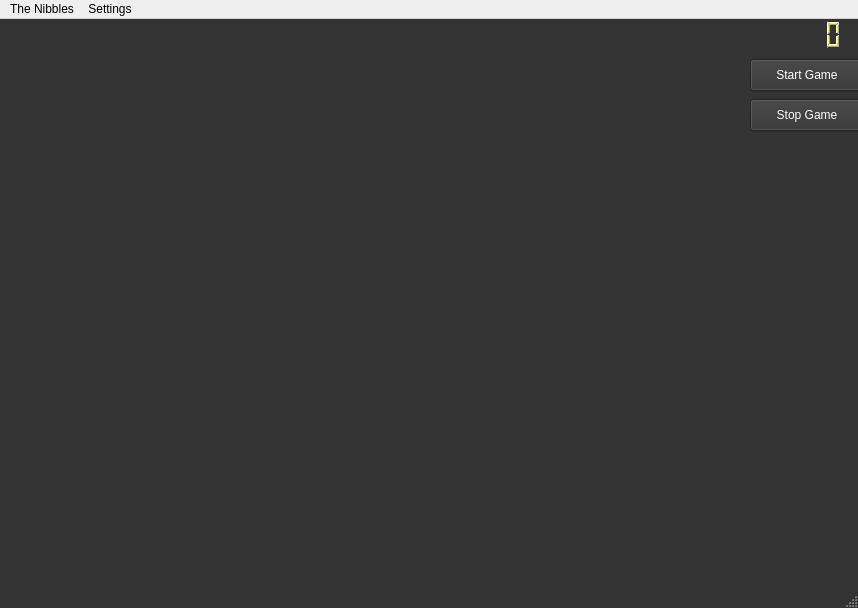
<?xml version="1.0" encoding="UTF-8"?>
<ui version="4.0">
 <class>MainWindow</class>
 <widget class="QMainWindow" name="MainWindow">
  <property name="geometry">
   <rect>
    <x>0</x>
    <y>0</y>
    <width>858</width>
    <height>608</height>
   </rect>
  </property>
  <property name="minimumSize">
   <size>
    <width>858</width>
    <height>608</height>
   </size>
  </property>
  <property name="maximumSize">
   <size>
    <width>858</width>
    <height>608</height>
   </size>
  </property>
  <property name="windowTitle">
   <string>The Nibbles</string>
  </property>
  <property name="styleSheet">
   <string notr="true">#MainWindow{
background-color:#333;
}</string>
  </property>
  <widget class="QWidget" name="servergui">
   <property name="minimumSize">
    <size>
     <width>858</width>
     <height>536</height>
    </size>
   </property>
   <property name="maximumSize">
    <size>
     <width>858</width>
     <height>16777215</height>
    </size>
   </property>
   <widget class="QLCDNumber" name="countdown">
    <property name="geometry">
     <rect>
      <x>750</x>
      <y>0</y>
      <width>111</width>
      <height>31</height>
     </rect>
    </property>
    <property name="styleSheet">
     <string notr="true">#countdown{
border:none;
color:yellow;
}</string>
    </property>
   </widget>
   <widget class="QFrame" name="bg">
    <property name="geometry">
     <rect>
      <x>0</x>
      <y>30</y>
      <width>858</width>
      <height>536</height>
     </rect>
    </property>
    <property name="minimumSize">
     <size>
      <width>858</width>
      <height>536</height>
     </size>
    </property>
    <property name="maximumSize">
     <size>
      <width>858</width>
      <height>536</height>
     </size>
    </property>
    <property name="autoFillBackground">
     <bool>false</bool>
    </property>
    <property name="styleSheet">
     <string notr="true">#bg{
background-image:url(./nibbles/gui/img/bg.png);
height:100%;
width:100%;
border:1px solid #333;
}</string>
    </property>
    <property name="frameShape">
     <enum>QFrame::StyledPanel</enum>
    </property>
    <property name="frameShadow">
     <enum>QFrame::Raised</enum>
    </property>
    <widget class="QPushButton" name="stopgame">
     <property name="geometry">
      <rect>
       <x>750</x>
       <y>50</y>
       <width>114</width>
       <height>32</height>
      </rect>
     </property>
     <property name="cursor">
      <cursorShape>ArrowCursor</cursorShape>
     </property>
     <property name="autoFillBackground">
      <bool>false</bool>
     </property>
     <property name="styleSheet">
      <string notr="true">#stopgame{
background-color:#333;
color:#fff;
}</string>
     </property>
     <property name="text">
      <string>Stop Game</string>
     </property>
    </widget>
    <widget class="QPushButton" name="startgame">
     <property name="geometry">
      <rect>
       <x>750</x>
       <y>10</y>
       <width>114</width>
       <height>32</height>
      </rect>
     </property>
     <property name="styleSheet">
      <string notr="true">#startgame{
background-color:#333;
color:#fff;
}</string>
     </property>
     <property name="text">
      <string>Start Game</string>
     </property>
    </widget>
    <widget class="QTextEdit" name="logger">
     <property name="geometry">
      <rect>
       <x>0</x>
       <y>450</y>
       <width>461</width>
       <height>81</height>
      </rect>
     </property>
     <property name="font">
      <font>
       <pointsize>-1</pointsize>
      </font>
     </property>
     <property name="layoutDirection">
      <enum>Qt::RightToLeft</enum>
     </property>
     <property name="styleSheet">
      <string notr="true">#logger{
background:transparent;
font-size:10px;
color:yellow;
}


   </string>
     </property>
     <property name="verticalScrollBarPolicy">
      <enum>Qt::ScrollBarAsNeeded</enum>
     </property>
     <property name="horizontalScrollBarPolicy">
      <enum>Qt::ScrollBarAsNeeded</enum>
     </property>
     <property name="readOnly">
      <bool>true</bool>
     </property>
     <property name="html">
      <string>&lt;!DOCTYPE HTML PUBLIC &quot;-//W3C//DTD HTML 4.0//EN&quot; &quot;http://www.w3.org/TR/REC-html40/strict.dtd&quot;&gt;
&lt;html&gt;&lt;head&gt;&lt;meta name=&quot;qrichtext&quot; content=&quot;1&quot; /&gt;&lt;style type=&quot;text/css&quot;&gt;
p, li { white-space: pre-wrap; }
&lt;/style&gt;&lt;/head&gt;&lt;body style=&quot; font-family:'MS Shell Dlg 2'; font-size:10px; font-weight:400; font-style:normal;&quot;&gt;
&lt;p style=&quot;-qt-paragraph-type:empty; margin-top:0px; margin-bottom:0px; margin-left:0px; margin-right:0px; -qt-block-indent:0; text-indent:0px; font-family:'Lucida Grande';&quot;&gt;&lt;br /&gt;&lt;/p&gt;&lt;/body&gt;&lt;/html&gt;</string>
     </property>
    </widget>
    <widget class="BoardRenderer" name="boardrenderer" native="true">
     <property name="geometry">
      <rect>
       <x>180</x>
       <y>130</y>
       <width>531</width>
       <height>300</height>
      </rect>
     </property>
     <property name="styleSheet">
      <string notr="true">#widget{background:transparent;}</string>
     </property>
    </widget>
   </widget>
   <widget class="QLabel" name="title">
    <property name="geometry">
     <rect>
      <x>0</x>
      <y>0</y>
      <width>170</width>
      <height>70</height>
     </rect>
    </property>
    <property name="styleSheet">
     <string notr="true">#title{
background-image: url(./nibbles/gui/img/title.png);
width:150px;
height:41px;
}</string>
    </property>
    <property name="text">
     <string/>
    </property>
   </widget>
   <zorder>bg</zorder>
   <zorder>countdown</zorder>
   <zorder>title</zorder>
  </widget>
  <widget class="QStatusBar" name="statusbar"/>
  <widget class="QMenuBar" name="menubar">
   <property name="geometry">
    <rect>
     <x>0</x>
     <y>0</y>
     <width>858</width>
     <height>21</height>
    </rect>
   </property>
   <widget class="QMenu" name="menuAbout">
    <property name="title">
     <string>The Nibbles</string>
    </property>
    <addaction name="actionAbout"/>
   </widget>
   <widget class="QMenu" name="menuSettings">
    <property name="title">
     <string>Settings</string>
    </property>
   </widget>
   <addaction name="menuAbout"/>
   <addaction name="menuSettings"/>
  </widget>
  <action name="actionAbout">
   <property name="text">
    <string>About</string>
   </property>
  </action>
 </widget>
 <customwidgets>
  <customwidget>
   <class>BoardRenderer</class>
   <extends>QWidget</extends>
   <header>./nibbles/gui/boardrenderer</header>
   <container>1</container>
  </customwidget>
 </customwidgets>
 <resources/>
 <connections/>
</ui>
